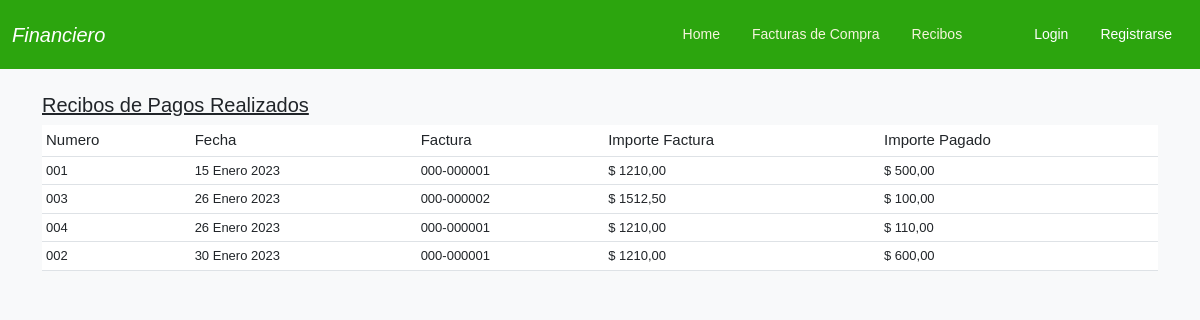
Screenshot of /recibos/ with the database file from the repository.
### comprobantes/models.py (models this page shows, shortened)
class Recibo(models.Model):
    numero = models.CharField(max_length=15)
    fecha = models.DateField()
    factura_id = models.ForeignKey(Factura,verbose_name='Nº Factura' ,related_name='recibos',           on_delete=models.CASCADE)
    importe_pagado = models.DecimalField(max_digits=10, decimal_places=2, default=0)
    class Meta:
        ordering = ('fecha',)
    @property
    def importe_factura(self):
        return self.factura_id.importe_total

class Factura(models.Model):
    numero = models.CharField(max_length=15)
    fecha = models.DateField()
    razon_social = models.CharField(max_length=50)
    importe = models.DecimalField(max_digits=10, decimal_places=2)
    iva = models.DecimalField(max_digits=4, decimal_places=2, default=21.0, verbose_name='% IVA')
    estado = models.BooleanField(default=False, verbose_name='Pagada')
    created = models.DateField(auto_now_add=True)
    updated = models.DateField(auto_now=True)
    @property
    def importe_total(self):
        return self.importe + (self.importe * self.iva/100)
    def __str__(self):
        return self.numero

### comprobantes/views.py (the view)
# urls.py: path('recibos/', ReciboView.as_view(), name='recibos'),
class ReciboView(View):
    def get(self, request, *args, **kwargs):
        recibos = Recibo.objects.all()
        return render(request, 'comprobantes/recibos.html', { 'recibos':recibos })

### comprobantes/templates/comprobantes/recibos.html (shortened to what this page needs)
{% extends 'comprobantes/base.html' %}
{% block content %}
<div class="container">
    <br>
    {% if recibos %}
    <table class="table table-sm table-hover">
        <h3 style="font-size: 20px;text-decoration: underline;">Recibos de Pagos Realizados</h3>
        <thead style="background-color: #d1e7dd">
            <th style="font-weight: 500;font-size:15px;">Numero</th>
            <th style="font-weight: 500;font-size:15px;">Fecha</th>
            <th style="font-weight: 500;font-size:15px;">Factura</th>
            <th style="font-weight: 500;font-size:15px;">Importe Factura</th>
            <th style="font-weight: 500;font-size:15px;">Importe Pagado</th>
        </thead>
        <tbody>
            {% for recibo in recibos %}
            <td style="font-size:13px;">{{ recibo.numero }}</td>
            <td style="font-size:13px;">{{ recibo.fecha }}</td>
            <td style="font-size:13px;">{{ recibo.factura_id }}</td>
            <td style="font-size:13px;">$ {{ recibo.importe_factura|floatformat:2 }}</td>
            <td style="font-size:13px;">$ {{ recibo.importe_pagado|floatformat:2}}</td>
       </tbody>
            {% endfor %}
    </table>
    {% else %}
    <p>No hay facturas ingresadas</p>
    {% endif %}
</div>
{% endblock %}

### usuarios/static/css/estilos.css (style rules this page uses)
body { font-family: Arial, Helvetica, sans-serif; background-color: rgb(248, 249, 250); }

### comprobantes/templates/comprobantes/base.html (style rules this page uses)
body { font-family: Arial, Helvetica, sans-serif; }

### rows the page displays
Recibo: numero "001", fecha "15 Enero 2023", factura_id "000-000001", importe_factura "1210,00", importe_pagado "500,00"
Recibo: numero "003", fecha "26 Enero 2023", factura_id "000-000002", importe_factura "1512,50", importe_pagado "100,00"
Recibo: numero "004", fecha "26 Enero 2023", factura_id "000-000001", importe_factura "1210,00", importe_pagado "110,00"
Recibo: numero "002", fecha "30 Enero 2023", factura_id "000-000001", importe_factura "1210,00", importe_pagado "600,00"
